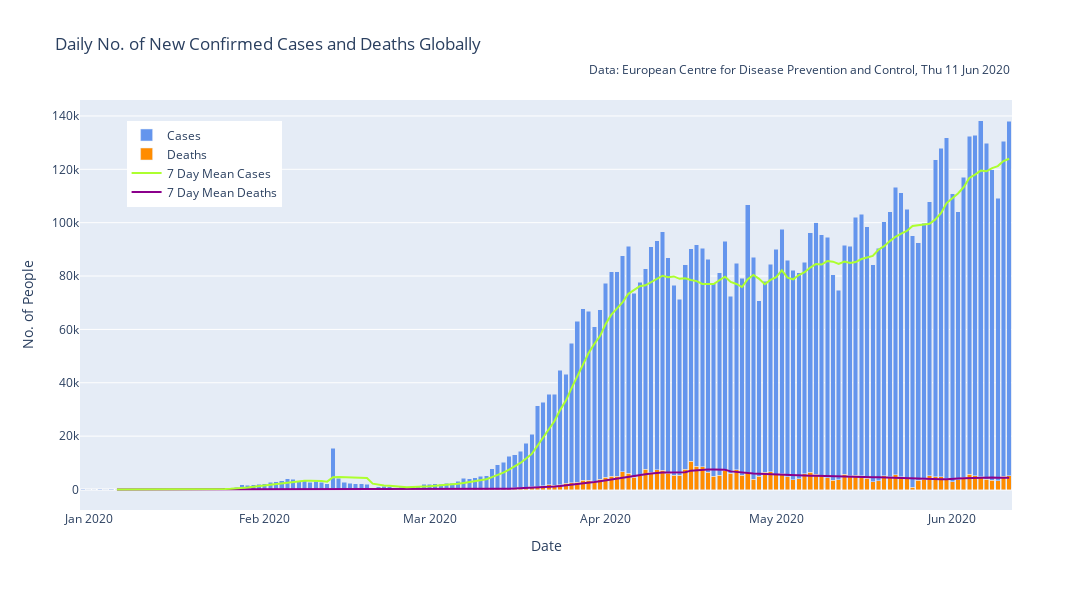

Source (notebook cell):
### Markdown cell above
#### Daily New Confirmed Cases and Deaths Globally

### Code cell
fig = go.Figure([
    go.Scatter(x=df_global.index, y=df_global['SDA_Deaths'], name='7 Day Mean Deaths', marker_color='DarkMagenta'),
    go.Scatter(x=df_global.index, y=df_global['SDA_Cases'], name='7 Day Mean Cases', marker_color='GreenYellow'),
    go.Bar(x=df_global.index, y=df_global['deaths'], name='Deaths', marker_color='DarkOrange'),
    go.Bar(x=df_global.index, y=df_global['cases'], name='Cases', marker_color='CornflowerBlue')])


fig.update_layout(title='Daily No. of New Confirmed Cases and Deaths Globally',
                      xaxis_title='Date', yaxis_title='No. of People',
                      legend_title_text='',
                      height=600,
                      width=1200,
                      barmode='stack',
                      legend=dict(
                                x=0.05,
                                y=0.95,
                                traceorder='reversed',
                                font=dict(
                                size=12,)),
                      margin_b=90,
                      annotations = [
                          dict(xref='paper',
                               yref='paper',
                               x=1, y=1.10,
                               showarrow=False,
                               text ='Data: European Centre for Disease Prevention and Control, ' + today.strftime('%a %d %b %Y'))]                 )
fig.show()

fig.write_image('Images/' + str(today) + ' Daily No. of New Confirmed Cases and Deaths Globally.png')

### Figure 1 — Plotly figure (JSON) as saved in the notebook; plotly's stock layout.template omitted (floating-point values rounded to 4 significant figures; data arrays with more than 128 entries replaced by an {"elided": "..."} marker saying what was removed)
{"data": [{"marker": {"color": "DarkMagenta"}, "name": "7 Day Mean Deaths", "type": "scatter", "x": {"elided": "164 str values"}, "y": {"elided": "164 float values"}}, {"marker": {"color": "GreenYellow"}, "name": "7 Day Mean Cases", "type": "scatter", "x": {"elided": "164 str values"}, "y": {"elided": "164 float values"}}, {"marker": {"color": "DarkOrange"}, "name": "Deaths", "type": "bar", "x": {"elided": "164 str values"}, "y": {"elided": "164 int values"}}, {"marker": {"color": "CornflowerBlue"}, "name": "Cases", "type": "bar", "x": {"elided": "164 str values"}, "y": {"elided": "164 int values"}}], "layout": {"annotations": [{"showarrow": false, "text": "Data: European Centre for Disease Prevention and Control, Thu 11 Jun 2020", "x": 1, "xref": "paper", "y": 1.1, "yref": "paper"}], "barmode": "stack", "height": 600, "legend": {"font": {"size": 12}, "title": {"text": ""}, "traceorder": "reversed", "x": 0.05, "y": 0.95}, "margin": {"b": 90}, "title": {"text": "Daily No. of New Confirmed Cases and Deaths Globally"}, "width": 1200, "xaxis": {"title": {"text": "Date"}}, "yaxis": {"title": {"text": "No. of People"}}}}
